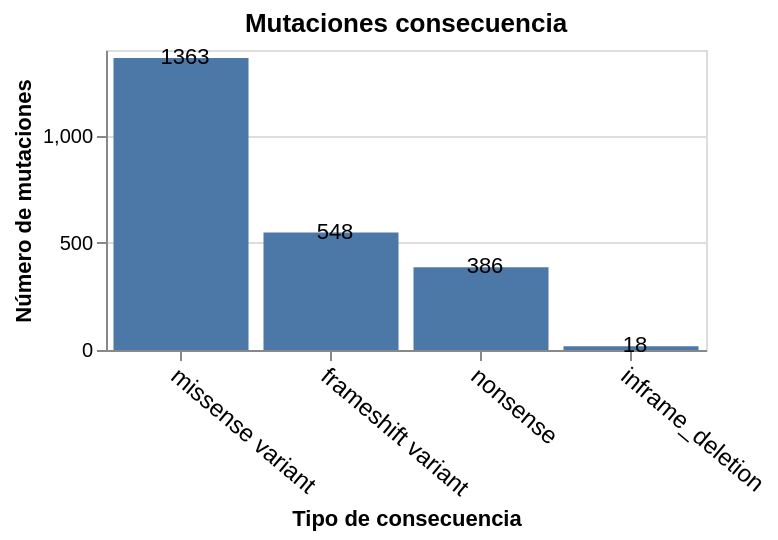

Notebook code cell kept with this figure:
### Code cell
# Agrupar por consequence_type y contar el número de mutaciones únicas
mutation_counts = rare_disease_variations.groupby('Molecular consequence')['Protein change'].nunique().reset_index(name='num_mutaciones')

# Ordenar por el número de mutaciones de forma descendente
mutation_counts = mutation_counts.sort_values(by='num_mutaciones', ascending=False)

# Imprimir el número de mutaciones para cada consequence_type
for index, row in mutation_counts.iterrows():
    print(f"Número de mutaciones {row['Molecular consequence']}: {row['num_mutaciones']}")

# Crear el histograma
base = alt.Chart(rare_disease_variations).transform_aggregate(
    unique_aa_mutation='distinct(Protein change)',
    groupby=['Molecular consequence','Protein change']
         ).mark_bar(
        ).encode(
            x=alt.X('Molecular consequence', title='Tipo de consecuencia', sort='-y',axis=alt.Axis(
              labelAngle=40, labelFontSize=12)),
            y=alt.Y('count(unique_aa_mutation):Q', title='Número de mutaciones'),
            color=alt.Color(scale=alt.Scale(scheme='category20')),
            tooltip=['Molecular consequence', 'count()'],
            text =  'count(unique_aa_mutation):Q'
        ).properties(
            title='Mutaciones consecuencia',
            width=300,
        height=150
            )
base.mark_bar() + base.mark_text(align='center', dx=2)

### Figure 1 — Vega-Lite specification as saved in the notebook (floating-point values rounded to 4 significant figures; data arrays with more than 128 entries replaced by an {"elided": "..."} marker saying what was removed)
{"config": {"view": {"continuousWidth": 300, "continuousHeight": 300}}, "layer": [{"mark": {"type": "bar"}, "encoding": {"color": {"scale": {"scheme": "category20"}}, "text": {"aggregate": "count", "field": "unique_aa_mutation", "type": "quantitative"}, "tooltip": [{"field": "Molecular consequence", "type": "nominal"}, {"aggregate": "count", "type": "quantitative"}], "x": {"axis": {"labelAngle": 40, "labelFontSize": 12}, "field": "Molecular consequence", "sort": "-y", "title": "Tipo de consecuencia", "type": "nominal"}, "y": {"aggregate": "count", "field": "unique_aa_mutation", "title": "Número de mutaciones", "type": "quantitative"}}, "title": "Mutaciones consecuencia", "transform": [{"aggregate": [{"op": "distinct", "field": "Protein change", "as": "unique_aa_mutation"}], "groupby": ["Molecular consequence", "Protein change"]}]}, {"mark": {"type": "text", "align": "center", "dx": 2}, "encoding": {"color": {"scale": {"scheme": "category20"}}, "text": {"aggregate": "count", "field": "unique_aa_mutation", "type": "quantitative"}, "tooltip": [{"field": "Molecular consequence", "type": "nominal"}, {"aggregate": "count", "type": "quantitative"}], "x": {"axis": {"labelAngle": 40, "labelFontSize": 12}, "field": "Molecular consequence", "sort": "-y", "title": "Tipo de consecuencia", "type": "nominal"}, "y": {"aggregate": "count", "field": "unique_aa_mutation", "title": "Número de mutaciones", "type": "quantitative"}}, "title": "Mutaciones consecuencia", "transform": [{"aggregate": [{"op": "distinct", "field": "Protein change", "as": "unique_aa_mutation"}], "groupby": ["Molecular consequence", "Protein change"]}]}], "data": {"name": "data-fad9b5cf1f04f1a15f071f7eb5d4c10d"}, "height": 150, "width": 300, "$schema": "https://vega.github.io/schema/vega-lite/v5.16.3.json", "datasets": {"data-fad9b5cf1f04f1a15f071f7eb5d4c10d": {"elided": "5260 records"}}}
